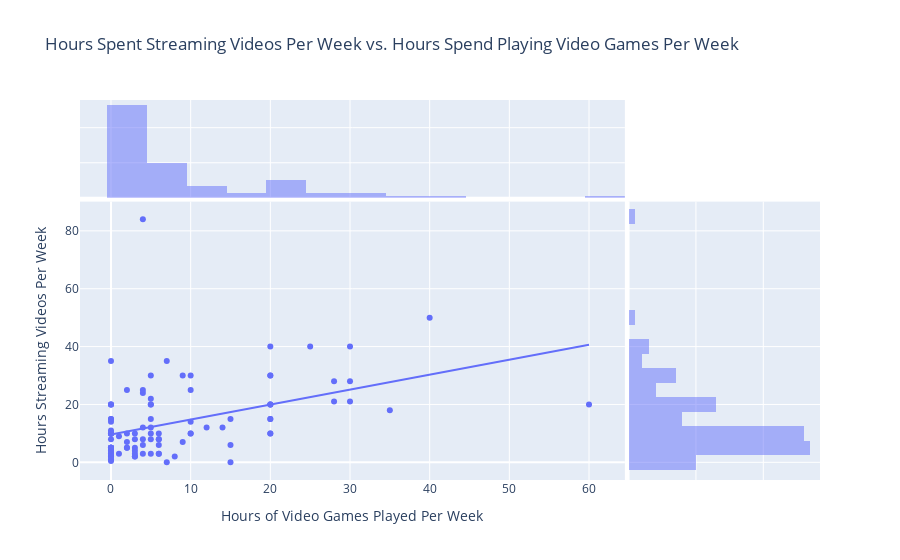

Notebook code cell kept with this figure:
### Markdown cell above
**__Conclusion:__** It appears that our hypothesis was correct! 

Notice the correlation between hours playing games and hours streaming videos is similar to the correlation between hours playing video games and hours watching video games. This means that hours playing games is about equal in predicting the hours spent streaming videos and also hours spent watching video games. This lines up with our hypothesis, I would argue that this is due to the overlap between watching games and streaming videos.

Since the correlation coefficients of the two correlations are about `0.43`, we argue that there is a weak-moderate correlation between the hours playing video games to both hours streaming videos and hours watching video games.

The final part of this is to test whether the hours spent watching video games is correlated to the hours spent streaming videos. We got a pearson correlation coefficient of `0.37`, which is lower than the previous coefficients. This means that the overlap between the hours streaming and hours watching video games is not more significant than the fact that people who play more video games also stream more videos in general.

This would mean that people who play more video games also stream more videos, which could be used to imply that people who play more video games spend a lot more time on their electronic devices as they spend more time watching videos and playing video games.

Of course this does not guarantee this, but from the data I would expect this to be true. To test further into this we would need data on how long everyone spends on electronic devices per week and take the correlations between that and hours playing games per week.

### Code cell
import plotly.express as px

fig = px.scatter(impdf, x="HourPlayed", y="Streaming", marginal_x="histogram", marginal_y="histogram", trendline='ols', labels = {
    "HourPlayed": "Hours of Video Games Played Per Week",
    "Streaming": "Hours Streaming Videos Per Week"
}, title = "Hours Spent Streaming Videos Per Week vs. Hours Spend Playing Video Games Per Week")
fig.show()

### Figure 1 — Plotly figure (JSON) as saved in the notebook; plotly's stock layout.template omitted (floating-point values rounded to 4 significant figures)
{"data": [{"hovertemplate": "Hours of Video Games Played Per Week=%{x}<br>Hours Streaming Videos Per Week=%{y}<extra></extra>", "legendgroup": "", "marker": {"color": "#636efa", "symbol": "circle"}, "mode": "markers", "name": "", "orientation": "v", "showlegend": false, "type": "scatter", "x": [15, 0, 20, 20, 0, 0, 0, 3, 0, 5, 20, 5, 10, 0, 10, 5, 4, 5, 0, 3, 0, 0, 30, 0, 2, 14, 5, 0, 30, 6, 0, 0, 3, 0, 7, 2, 2, 40, 6, 12, 5, 5, 0, 15, 25, 20, 2, 0, 8, 0, 1, 4, 10, 20, 20, 0, 3, 3, 0, 0, 0, 20, 9, 6, 6, 3, 0, 0, 2, 0, 0, 0, 0, 20, 4, 20, 0, 3, 0, 6, 35, 9, 1, 4, 4, 7, 0, 0, 6, 60, 4, 15, 5, 28, 10, 4, 10, 0, 5, 30, 28, 20], "xaxis": "x", "y": [15, 14, 20, 15, 5, 4, 5, 3, 10, 22, 40, 10, 25, 10, 10, 20, 84, 3, 1, 10, 5, 2, 40, 20, 7, 12, 12, 5, 21, 3, 10, 4, 4, 10, 0, 10, 5, 50, 6, 12, 8, 15, 11, 0, 40, 20, 5, 10, 2, 20, 3, 12, 14, 20, 10, 1, 2, 8, 5, 35, 3, 10, 7, 8, 3, 2, 2, 0.5, 25, 5, 10, 15, 3, 30, 24, 15, 20, 5, 3, 8, 18, 30, 9, 25, 6, 35, 15, 8, 10, 20, 8, 6, 20, 28, 30, 3, 10, 5, 30, 28, 21, 30], "yaxis": "y"}, {"alignmentgroup": "True", "bingroup": "x", "hovertemplate": "Hours of Video Games Played Per Week=%{x}<br>count=%{y}<extra></extra>", "legendgroup": "", "marker": {"color": "#636efa"}, "name": "", "offsetgroup": "", "opacity": 0.5, "showlegend": false, "type": "histogram", "x": [15, 0, 20, 20, 0, 0, 0, 3, 0, 5, 20, 5, 10, 0, 10, 5, 4, 5, 0, 3, 0, 0, 30, 0, 2, 14, 5, 0, 30, 6, 0, 0, 3, 0, 7, 2, 2, 40, 6, 12, 5, 5, 0, 15, 25, 20, 2, 0, 8, 0, 1, 4, 10, 20, 20, 0, 3, 3, 0, 0, 0, 20, 9, 6, 6, 3, 0, 0, 2, 0, 0, 0, 0, 20, 4, 20, 0, 3, 0, 6, 35, 9, 1, 4, 4, 7, 0, 0, 6, 60, 4, 15, 5, 28, 10, 4, 10, 0, 5, 30, 28, 20], "xaxis": "x3", "yaxis": "y3"}, {"alignmentgroup": "True", "bingroup": "y", "hovertemplate": "Hours Streaming Videos Per Week=%{y}<br>count=%{x}<extra></extra>", "legendgroup": "", "marker": {"color": "#636efa"}, "name": "", "offsetgroup": "", "opacity": 0.5, "showlegend": false, "type": "histogram", "xaxis": "x2", "y": [15, 14, 20, 15, 5, 4, 5, 3, 10, 22, 40, 10, 25, 10, 10, 20, 84, 3, 1, 10, 5, 2, 40, 20, 7, 12, 12, 5, 21, 3, 10, 4, 4, 10, 0, 10, 5, 50, 6, 12, 8, 15, 11, 0, 40, 20, 5, 10, 2, 20, 3, 12, 14, 20, 10, 1, 2, 8, 5, 35, 3, 10, 7, 8, 3, 2, 2, 0.5, 25, 5, 10, 15, 3, 30, 24, 15, 20, 5, 3, 8, 18, 30, 9, 25, 6, 35, 15, 8, 10, 20, 8, 6, 20, 28, 30, 3, 10, 5, 30, 28, 21, 30], "yaxis": "y2"}, {"hovertemplate": "<b>OLS trendline</b><br>Streaming = 0.5172 * HourPlayed + 9.60867<br>R<sup>2</sup>=0.186140<br><br>Hours of Video Games Played Per Week=%{x}<br>Hours Streaming Videos Per Week=%{y} <b>(trend)</b><extra></extra>", "legendgroup": "", "marker": {"color": "#636efa", "symbol": "circle"}, "mode": "lines", "name": "", "showlegend": false, "type": "scatter", "x": [0, 0, 0, 0, 0, 0, 0, 0, 0, 0, 0, 0, 0, 0, 0, 0, 0, 0, 0, 0, 0, 0, 0, 0, 0, 0, 0, 0, 0, 0, 0, 0, 1, 1, 2, 2, 2, 2, 2, 3, 3, 3, 3, 3, 3, 3, 4, 4, 4, 4, 4, 4, 4, 5, 5, 5, 5, 5, 5, 5, 5, 5, 6, 6, 6, 6, 6, 6, 7, 7, 8, 9, 9, 10, 10, 10, 10, 10, 12, 14, 15, 15, 15, 20, 20, 20, 20, 20, 20, 20, 20, 20, 20, 25, 28, 28, 30, 30, 30, 35, 40, 60], "xaxis": "x", "y": [9.609, 9.609, 9.609, 9.609, 9.609, 9.609, 9.609, 9.609, 9.609, 9.609, 9.609, 9.609, 9.609, 9.609, 9.609, 9.609, 9.609, 9.609, 9.609, 9.609, 9.609, 9.609, 9.609, 9.609, 9.609, 9.609, 9.609, 9.609, 9.609, 9.609, 9.609, 9.609, 10.13, 10.13, 10.64, 10.64, 10.64, 10.64, 10.64, 11.16, 11.16, 11.16, 11.16, 11.16, 11.16, 11.16, 11.68, 11.68, 11.68, 11.68, 11.68, 11.68, 11.68, 12.19, 12.19, 12.19, 12.19, 12.19, 12.19, 12.19, 12.19, 12.19, 12.71, 12.71, 12.71, 12.71, 12.71, 12.71, 13.23, 13.23, 13.75, 14.26, 14.26, 14.78, 14.78, 14.78, 14.78, 14.78, 15.82, 16.85, 17.37, 17.37, 17.37, 19.95, 19.95, 19.95, 19.95, 19.95, 19.95, 19.95, 19.95, 19.95, 19.95, 22.54, 24.09, 24.09, 25.12, 25.12, 25.12, 27.71, 30.3, 40.64], "yaxis": "y"}], "layout": {"barmode": "overlay", "legend": {"tracegroupgap": 0}, "title": {"text": "Hours Spent Streaming Videos Per Week vs. Hours Spend Playing Video Games Per Week"}, "xaxis": {"anchor": "y", "domain": [0, 0.7363], "title": {"text": "Hours of Video Games Played Per Week"}}, "xaxis2": {"anchor": "y2", "domain": [0.7413, 1], "matches": "x2", "showgrid": true, "showline": false, "showticklabels": false, "ticks": ""}, "xaxis3": {"anchor": "y3", "domain": [0, 0.7363], "matches": "x", "showgrid": true, "showticklabels": false}, "xaxis4": {"anchor": "y4", "domain": [0.7413, 1], "matches": "x2", "showgrid": true, "showline": false, "showticklabels": false, "ticks": ""}, "yaxis": {"anchor": "x", "domain": [0, 0.7326], "title": {"text": "Hours Streaming Videos Per Week"}}, "yaxis2": {"anchor": "x2", "domain": [0, 0.7326], "matches": "y", "showgrid": true, "showticklabels": false}, "yaxis3": {"anchor": "x3", "domain": [0.7426, 1], "matches": "y3", "showgrid": true, "showline": false, "showticklabels": false, "ticks": ""}, "yaxis4": {"anchor": "x4", "domain": [0.7426, 1], "matches": "y3", "showgrid": true, "showline": false, "showticklabels": false, "ticks": ""}}}
